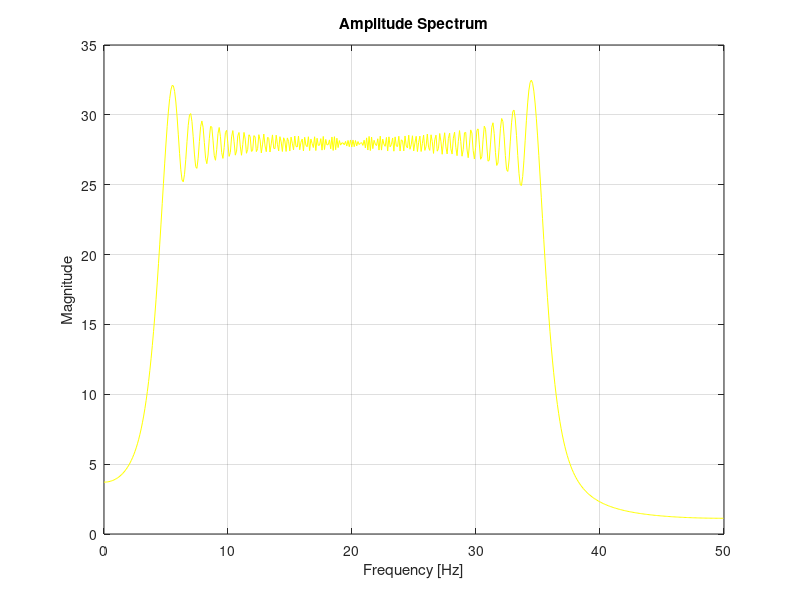

This chart was generated by the following MATLAB code: (Note: this script raises an error after producing the figure.)
% Problem 1:
a = 1 + mod(30,3);
Fs = 100;
T = 1/Fs;
t = [0:T:10];
F1 = 2+2*a;
F2 = 5+5*a;
f = linspace(F1,20,length(t));
x = sin(2*pi.*f.*t);
set(gcf,'color','k');
plot(t,x)
title('Chirp Signal'); 
xlabel ('Time [s]'); 
ylabel('Magnitude');

% FFT 
ydft = fft(x);
freq = 0:Fs/length(x):Fs/2;
dft = abs(ydft(1:fix(length(x)/2+1)));
plot(freq,dft,'y');
title('Amplitude Spectrum'); 
xlabel ('Frequency [Hz]'); 
ylabel('Magnitude');
grid on

% Spectrogram
spectrogram(x,hamming(256),250,512,Fs,'yaxis');view(-45,65);colormap jet
title('Spectrogram (Hamming)'); 
spectrogram(x,hann(256),250,512,Fs,'yaxis');view(-45,65);colormap jet
title('Spectrogram (Hanning)');
spectrogram(x,blackman(256),250,512,Fs,'yaxis');view(-45,65);colormap jet
title('Spectrogram (Blackman)');

% Problem 2:

% instru1.wav
% Spectrogram
[s1,f1] = audioread("instru1.wav");
set(gcf,'color','k');
spectrogram(s1,hann(500),450,800,f1,'yaxis');view(-45,65);colormap jet
title('Spectrogram (Hanning)');

% Pitch extraction
[~,f,t,ps] = spectrogram(s1,hann(1000),900,2000,f1,'xaxis');
imagesc(t, f, 10*log10(ps));
axis xy;
ylim([100 1000]); % zoom to the fundamental frequency range
xlabel('Time in s');
ylabel('Frequency in Hz');

% FFT
win = s1'.*hann(length(s1));
N = 10000;
ydft = fft(s1,N);
freq = 0:f1/N:f1/2;
dft = abs(ydft(1:fix(N/2+1)));
plot(freq,dft,'y');
title('Amplitude Spectrum'); 
xlabel ('Frequency [Hz]'); 
ylabel('Magnitude');
grid on
[~,b] = max(dft);
Fund_freq = "Fund_freq = " + freq(b) + " Hz";
disp(Fund_freq)

%Opera.wav
% Spectrogram
[s2,f2] = audioread("Opera.wav");
dat = s2(88200:176400); % 2-4s
spectrogram(s2,chebwin(500),450,800,f2,'yaxis');view(-45,65);colormap jet
title('Spectrogram (Chebyshev)');

% Pitch extraction
[~,f,t,ps] = spectrogram(dat,chebwin(1000),900,2000,f2,'xaxis');
imagesc(t, f, 10*log10(ps));
axis xy;
ylim([0 2000]); % zoom to the fundamental frequency range
xlabel('Time in s');
ylabel('Frequency in Hz');

% FFT
ydft = fft(dat);
freq = 0:f2/length(dat):f2/2;
dft = abs(ydft(1:fix(length(dat)/2+1)));
peak = islocalmax(dft,'MinProminence',400);
loc = [1247 2625];
plot(freq,dft,freq(loc),dft(loc),'r*');
title('Amplitude Spectrum'); 
xlabel ('Frequency [Hz]'); 
ylabel('Magnitude');
grid on
f = freq(loc);
freq1 = "F1 = " + f(1) + " Hz";
freq2 = "F2 = " + f(2) + " Hz";
disp(freq1)
disp(freq2)

% Problem 3:
% Spectrogram
[s,fs] = audioread("Name.wav");
data = s(3600:5600);
set(gcf,'color','k');
spectrogram(s,chebwin(500),490,800,fs,'yaxis');view(-45,65);colormap jet
title('Spectrogram (Chebyshev)');

% Pitch extraction
[~,f,t,ps] = spectrogram(data,chebwin(1000),980,1000,fs,'xaxis');
imagesc(t, f, 10*log10(ps));
axis xy;
ylim([0 2000]); % zoom to the fundamental frequency range
xlabel('Time in s');
ylabel('Frequency in Hz');

% FFT
ydft = fft(data);
freq = 0:fs/length(data):fs/2;
dft = abs(ydft(1:fix(length(data)/2+1)));
peak = islocalmax(dft,'MinProminence',3);
plot(freq,dft,freq(peak),dft(peak),'r*');
title('Amplitude Spectrum'); 
xlabel ('Frequency [Hz]'); 
ylabel('Magnitude');
grid on
fr = freq(peak);
freq1 = "F1 = " + fr(1) + " Hz";
freq2 = "F2 = " + fr(2) + " Hz";
freq3 = "F3 = " + fr(3) + " Hz";
freq4 = "F4 = " + fr(4) + " Hz";
disp(freq1)
disp(freq2)
disp(freq3)
disp(freq4)